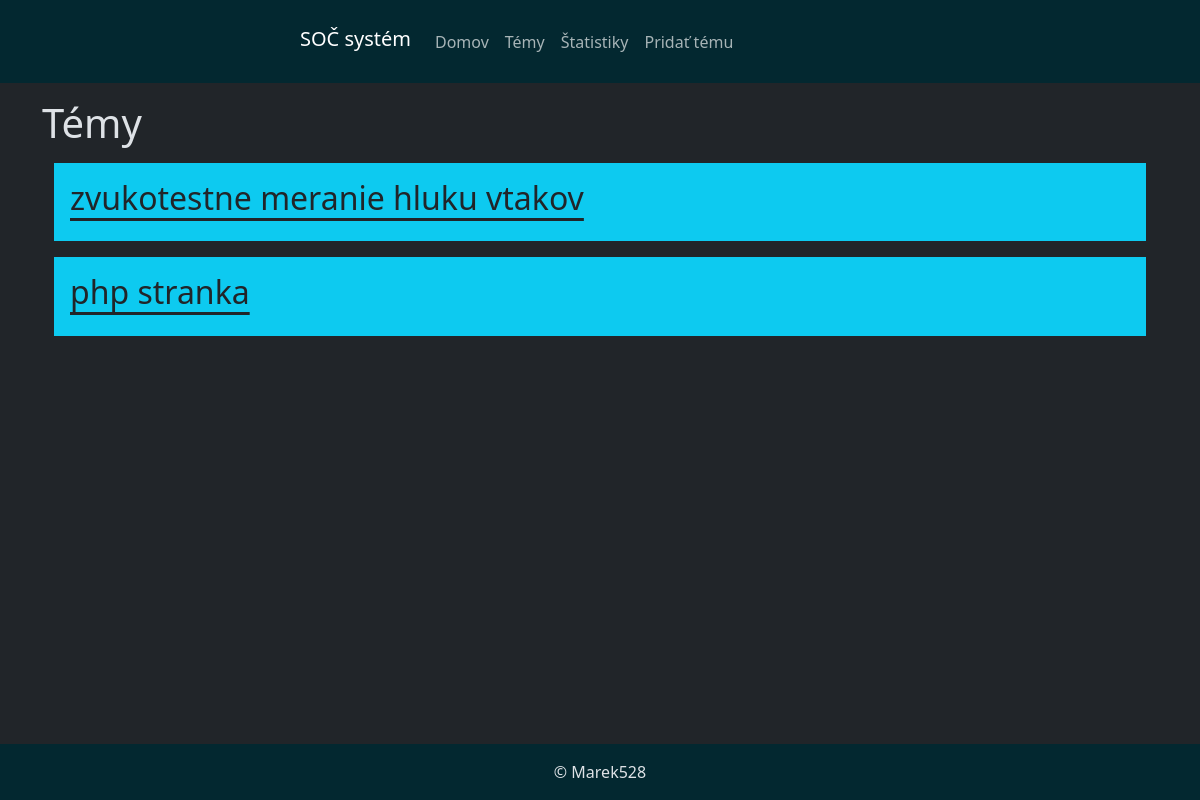
Page /soc/temy/ on the earlier database version.
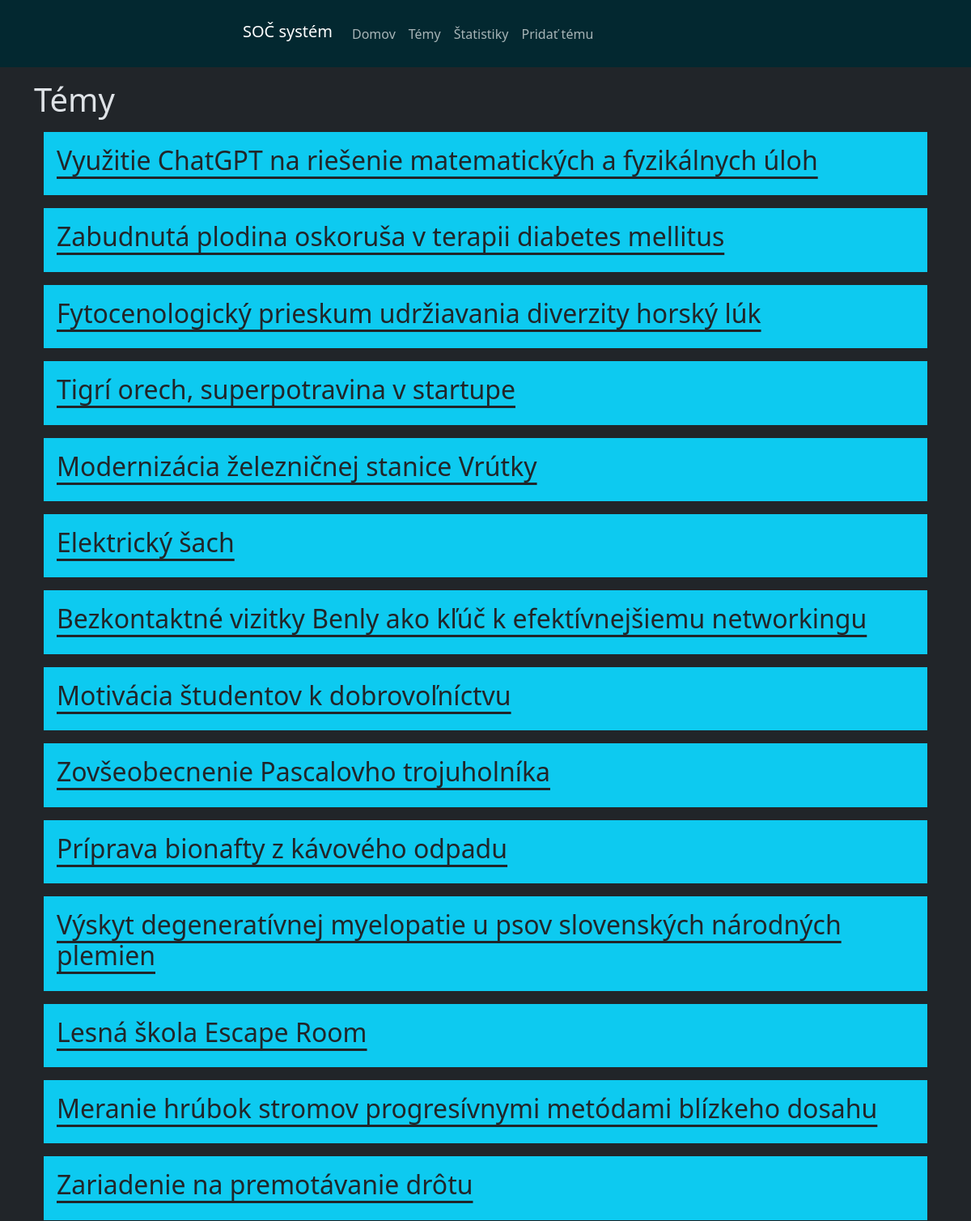
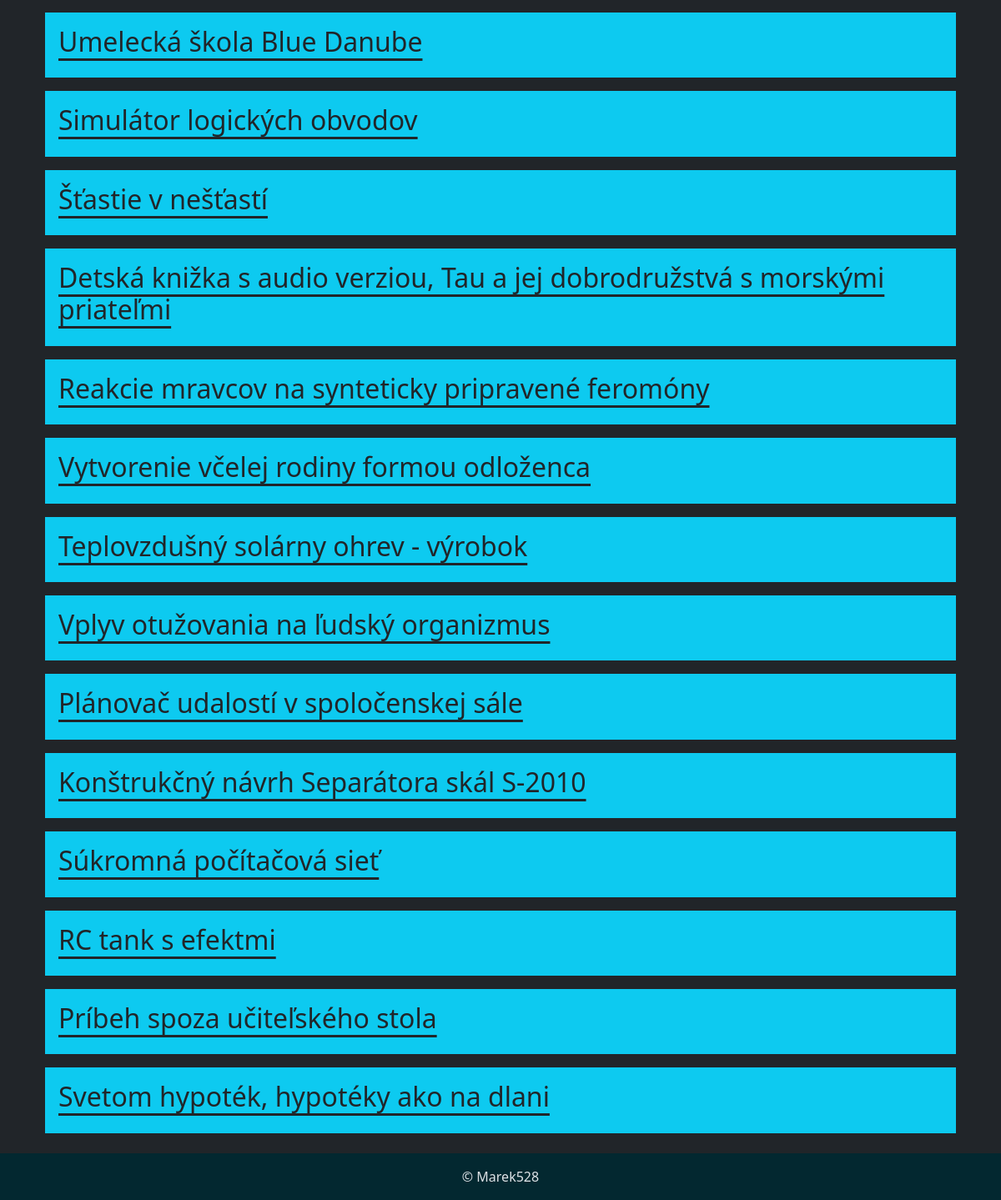
Same page on the later database version (2 pictures, top to bottom).
### soc/models.py (models this page shows, shortened)
class Tema(models.Model):
    nazov = models.CharField(max_length=100)
    popis = models.TextField()
    konzultant = models.ForeignKey(Ucitel, on_delete=models.CASCADE)
    student = models.ForeignKey(Student, on_delete=models.SET_NULL, null=True, blank=True)
    odbor = models.ForeignKey(Odbor, on_delete=models.CASCADE)
    dostupnost = models.ForeignKey(Dostupnost, on_delete=models.CASCADE)
    pocet_kontrol = models.IntegerField()

### soc/views.py (the view)
# urls.py: path('temy/', views.vypis_tem_samostatne, name='vypis-tem-samostatne'),
def vypis_tem_samostatne(request):
    temy = Tema.objects.all().order_by('dostupnost', 'id')
    return render(request, 'soc/temy.html', {'temy': temy})

### soc/templates/soc/temy.html (shortened to what this page needs)
{% extends "base.html" %}
{% block content %}
    <h1 class="my-3">Témy</h1>
    <div class="container mb-4">
        {% for tema in temy %}
            <div class="bg-info text-black p-3 mt-3">
                <h2><a href="{% url 'vypis-temy' id=tema.id %}" class="link-dark link-offset-2 link-underline-opacity-100 link-underline-opacity-25-hover">{{ tema.nazov }}</a></h2>
            </div>
        {% endfor %}
    </div>
{% endblock %}

Differences in the rows shown:
removed Tema: nazov "zvukotestne meranie hluku vtakov"
removed Tema: nazov "php stranka"
added Tema: nazov "Využitie ChatGPT na riešenie matematických a fyzikálnych úloh"
added Tema: nazov "Zabudnutá plodina oskoruša v terapii diabetes mellitus"
added Tema: nazov "Fytocenologický prieskum udržiavania diverzity horský lúk"
added Tema: nazov "Tigrí orech, superpotravina v startupe"
added Tema: nazov "Modernizácia železničnej stanice Vrútky"
added Tema: nazov "Elektrický šach"
added Tema: nazov "Bezkontaktné vizitky Benly ako kľúč k efektívnejšiemu networkingu"
added Tema: nazov "Motivácia študentov k dobrovoľníctvu"
added Tema: nazov "Zovšeobecnenie Pascalovho trojuholníka"
added Tema: nazov "Príprava bionafty z kávového odpadu"
added Tema: nazov "Výskyt degeneratívnej myelopatie u psov slovenských národných plemien"
added Tema: nazov "Lesná škola Escape Room"
added Tema: nazov "Meranie hrúbok stromov progresívnymi metódami blízkeho dosahu"
added Tema: nazov "Zariadenie na premotávanie drôtu"
added Tema: nazov "Umelecká škola Blue Danube"
added Tema: nazov "Simulátor logických obvodov"
added Tema: nazov "Šťastie v nešťastí"
added Tema: nazov "Detská knižka s audio verziou, Tau a jej dobrodružstvá s morskými priateľmi"
added Tema: nazov "Reakcie mravcov na synteticky pripravené feromóny"
added Tema: nazov "Vytvorenie včelej rodiny formou odloženca"
added Tema: nazov "Teplovzdušný solárny ohrev - výrobok"
added Tema: nazov "Vplyv otužovania na ľudský organizmus"
added Tema: nazov "Plánovač udalostí v spoločenskej sále"
added Tema: nazov "Konštrukčný návrh Separátora skál S-2010"
added Tema: nazov "Súkromná počítačová sieť"
added Tema: nazov "RC tank s efektmi"
added Tema: nazov "Príbeh spoza učiteľského stola"
added Tema: nazov "Svetom hypoték, hypotéky ako na dlani"
